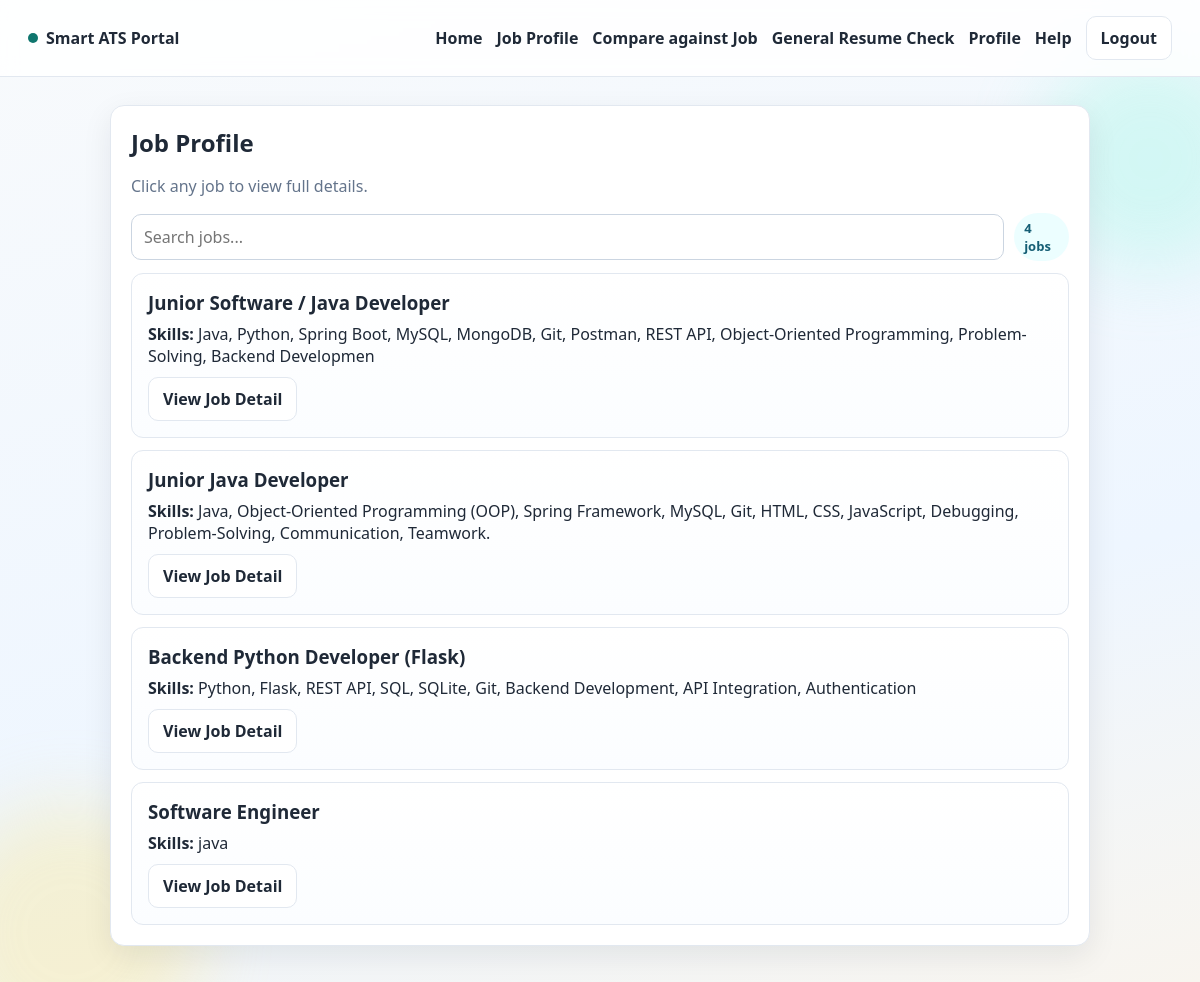
/student/job-profile (signed in), run on the app's committed database.
### tables this page shows
CREATE TABLE jobs(
        id INTEGER PRIMARY KEY AUTOINCREMENT,
        title TEXT,
        description TEXT,
        skills TEXT,
        recruiter_email TEXT
    , application_deadline TEXT);

### app.py (the view)
@app.route("/student/job-profile")
def student_job_profile():
    if not role_required("student"):
        flash("Student access required.", "error")
        return redirect("/")
    conn = get_db_connection()
    cur = conn.cursor()
    cur.execute("SELECT * FROM jobs ORDER BY id DESC")
    all_jobs = cur.fetchall()
    conn.close()
    return render_template(
        "student_job_profile.html",
        jobs=all_jobs,
        resume_uploaded="resume_text" in session,
    )

### app.py (called while the page is built)
def get_db_connection():
    conn = sqlite3.connect("database.db", timeout=10)
    conn.row_factory = sqlite3.Row
    return conn

def role_required(role):
    return "user" in session and session.get("role") == role

@app.context_processor
def inject_user_context():
    return {
        "is_logged_in": "user" in session,
        "user_email": session.get("user"),
        "role": session.get("role"),
    }

### templates/student_job_profile.html (shortened to what this page needs)
{% extends "base.html" %}
{% block content %}
<section class="card fade-up">
  <div class="section-head">
    <h1>Job Profile</h1>
    <p>Click any job to view full details.</p>
  </div>
  <div class="toolbar">
    <input id="jobSearch" type="text" placeholder="Search jobs...">
    <span id="jobCount" class="pill">{{ jobs|length }} jobs</span>
  </div>
  <div id="jobsList" class="job-grid">
    {% for job in jobs %}
      <article class="job-card" data-title="{{ job['title']|lower }}" data-desc="{{ (job['description'] or '')|lower }}" data-skills="{{ (job['skills'] or '')|lower }}">
        <h3>{{ job["title"] }}</h3>
        <p><strong>Skills:</strong> {{ job["skills"] or "Not specified" }}</p>
        <div class="job-actions">
          <a class="btn-outline" href="/student/jobs/{{ job['id'] }}">View Job Detail</a>
        </div>
      </article>
    {% endfor %}
  </div>
</section>
{% endblock %}

### static/css/style.css (style rules this page uses)
:root { --bg: #f7f9fc; --card: #ffffff; --ink: #1f2937; --muted: #64748b; --line: #e2e8f0; --brand: #0f766e; --brand-strong: #115e59; --accent: #f59e0b; --danger: #b91c1c; --ok: #047857; --shadow: 0 10px 30px rgba(15, 23, 42, 0.08); }
* { box-sizing: border-box; }
body { margin: 0; color: var(--ink); background: linear-gradient(165deg, #f8fafc 0%, #eef6ff 65%, #f8f5ef 100%); font-family: "Segoe UI", Tahoma, Geneva, Verdana, sans-serif; min-height: 100vh; }
.hero h1, .section-head h1, .section-head h2 { margin: 0; }
.hero p, .section-head p, .helper-text { color: var(--muted); }
.card { background: var(--card); border: 1px solid var(--line); border-radius: 14px; padding: 20px; box-shadow: var(--shadow); margin-bottom: 18px; }
input, select, textarea, button { font: inherit; }
input, select, textarea { width: 100%; border: 1px solid #cbd5e1; border-radius: 10px; padding: 11px 12px; outline: none; }
.btn-primary, .btn-outline { display: inline-flex; justify-content: center; align-items: center; padding: 10px 14px; border-radius: 10px; font-weight: 700; border: 1px solid transparent; text-decoration: none; cursor: pointer; }
.btn-outline { border-color: var(--line); background: #fff; color: var(--ink); }
.toolbar { display: flex; gap: 10px; align-items: center; margin: 14px 0 8px; }
.pill { background: #ecfeff; color: #155e75; border-radius: 999px; padding: 6px 10px; font-weight: 700; font-size: 13px; }
.job-grid { display: grid; gap: 12px; margin-top: 12px; }
.job-card { border: 1px solid var(--line); border-radius: 12px; padding: 16px; background: linear-gradient(180deg, #ffffff 0%, #fbfdff 100%); }
.job-card h3 { margin: 0 0 8px; }
.job-card p { margin: 0 0 10px; }
.job-actions { display: flex; gap: 10px; align-items: center; flex-wrap: wrap; margin-top: 10px; }
.fade-up { animation: fadeUp 420ms ease both; }

### data on the page
jobs: title "Junior Software / Java Developer", skills "Java, Python, Spring Boot, MySQL, MongoDB, Git, Postman, REST API, Object-Oriented Programming, Problem-Solving, Backend Developmen"
jobs: title "Junior Java Developer", skills "Java, Object-Oriented Programming (OOP), Spring Framework, MySQL, Git, HTML, CSS, JavaScript, Debugging, Problem-Solving, Communication, Teamwork."
jobs: title "Backend Python Developer (Flask)", skills "Python, Flask, REST API, SQL, SQLite, Git, Backend Development, API Integration, Authentication"
jobs: title "Software Engineer", skills "java"

### other printed values
{{ jobs|length }} "4"
